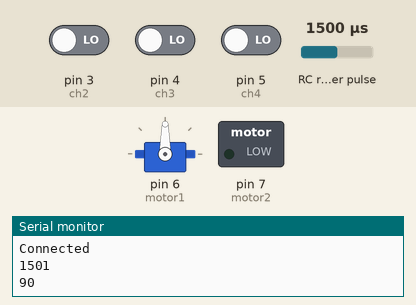
The sketch below on a simulated Arduino Uno, built with avr-gcc and run on an emulated ATmega328P. Shown: servo, switched loads named in the sketch (green lamp = pin HIGH), the last lines printed to the serial monitor. Wiring (inferred from the names in the program): RC receiver channel: data pin 2. The test bench sets the inputs (shaded band); at power-on: RC receiver pulse 1500 µs, pin 3 (ch2) LOW, pin 4 (ch3) LOW, pin 5 (ch4) LOW.

Above: at 1.2 s.
1.3 s: RC receiver pulse (sensor on pin 2) set to 1020 µs
At 1.7 s:
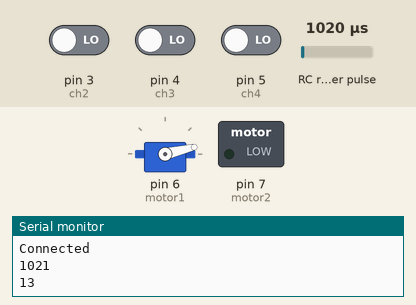
2.8 s: RC receiver pulse (sensor on pin 2) set to 1250 µs
At 4.0 s:
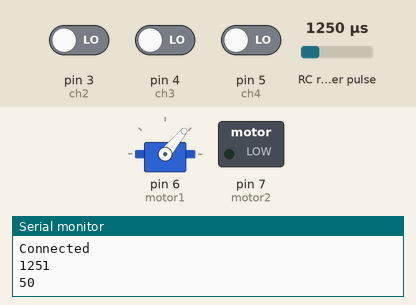
4.3 s: RC receiver pulse (sensor on pin 2) set to 1750 µs
At 5.3 s:
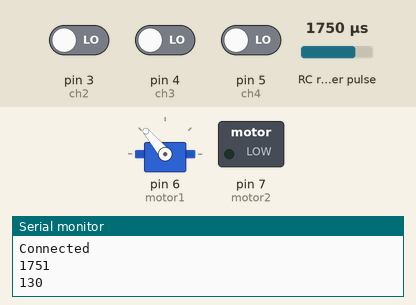
5.8 s: RC receiver pulse (sensor on pin 2) set to 1980 µs
At 6.4 s:
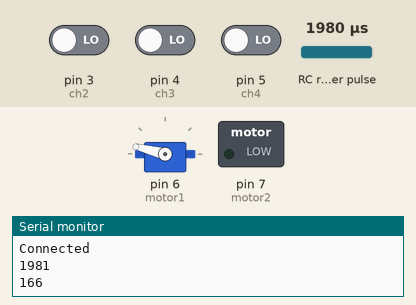
7.3 s: RC receiver pulse (sensor on pin 2) set to 1500 µs
At 8.7 s:
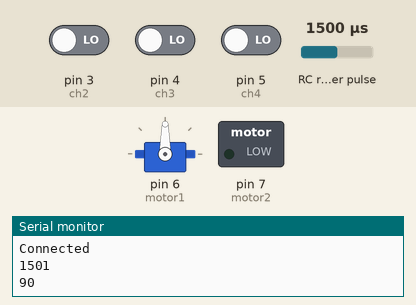
Timing chart, 0 to 9.8 s (numbered marks = the images above; inputs shaded):
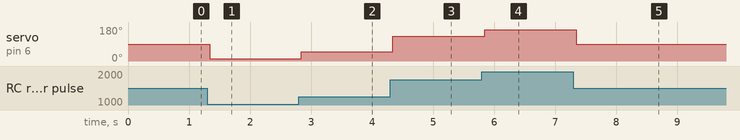

The sketch:

RoboteqPWMTest.ino
```cpp
#include <Servo.h>
int motor1 = 6;
int motor2 = 7;
int motor3 = 8;
int motor4 = 9;
int ch1 = 2;
int ch2 = 3;
int ch3 = 4;
int ch4 = 5;
int rc1,rc2,rc3,rc4;

Servo servo;
void setup() {
  // put your setup code here, to run once:
 servo.attach(motor1);
pinMode(ch1,INPUT);
pinMode(ch2,INPUT);
pinMode(ch3,INPUT);
pinMode(ch4,INPUT);
pinMode(motor1,OUTPUT);
pinMode(motor2,OUTPUT);
Serial.begin(9600);

}

void loop() {
  // put your main code here, to run repeatedly:
rc1 = pulseIn(ch1,HIGH);
rc2 = digitalRead(ch2);
rc3 = digitalRead(ch3);
Serial.println("Connected");
rc4 = digitalRead(ch4);
Serial.println(rc1);
rc1=map(rc1,1000,2000,10,170); // sends a pulse out using the servo library. 0 = 1000 90 = 1500 180 = 2000
Serial.println(rc1);
servo.write(rc1);

delay(50);
}
```

Measured:
- after the input at 1.3 s, servo on pin 6 (motor1): 90° → 13° at once
- after the input at 2.8 s, servo on pin 6 (motor1): 13° → 50° at once
- after the input at 4.3 s, servo on pin 6 (motor1): 50° → 130° at once
- after the input at 5.8 s, servo on pin 6 (motor1): 130° → 166° at once
- after the input at 7.3 s, servo on pin 6 (motor1): 166° → 90° at once
